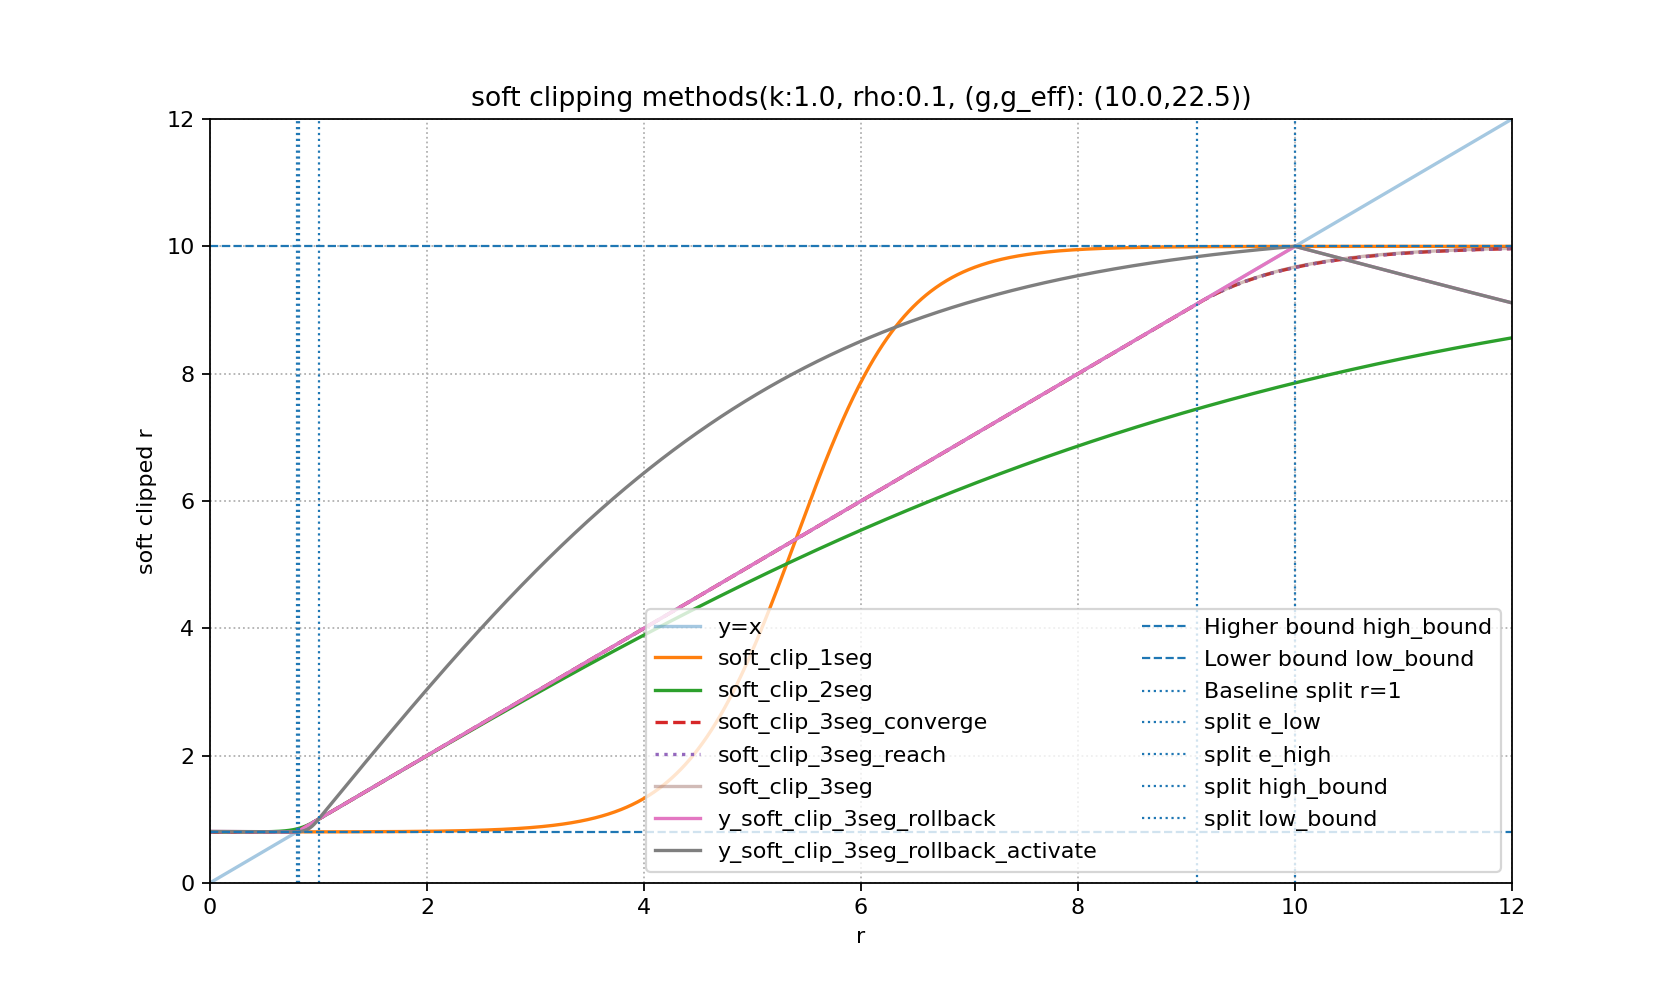

The script that saved this image:
import numpy as np
import matplotlib.pyplot as plt

# --------------------- Tunable parameters ---------------------
high_bound  = 10
low_bound   = 0.8
eps_high = high_bound - 1.0
eps_low  = 1.0 - low_bound
k   = 1.0
g    = 10.0
rho  = 0.1
r_max = high_bound*1.2
# --------------------- Utility: safe hyperbolics ---------------------
def arctanh(x):
    return 0.5 * np.log((1.0 + x) / (1.0 - x))
def find_g_for_reach(e, low_bound, g_init):
    """
    For reach: need T(g) = coth(g) - e / ( g (e - low_bound) ) in (-1, 1).
    We monotonically increase g from g_init until T(g) > -1 + tol.
    """
    S = e / (e - low_bound)
    g = max(float(g_init), 1e-6)
    def T_of(gv): return (np.cosh(gv)/np.sinh(gv)) - (S / gv)
    # If g too small, T << -1. Increase g until feasible.
    tol = 1e-7
    max_g = 1e6
    # First ensure T < 1 (always true for large g since T -> 1^-), we need lower bound
    while T_of(g) <= -1 + tol and g < max_g:
        g *= 1.5  # geometric growth for speed
    return g
def get_split_points(high_bound, low_bound, rho):
    e_high = rho + high_bound*(1-rho) # high_bound - (high_bound-1)*rho
    e_low = rho + low_bound*(1-rho) # low_bound  + (1- low_bound)*rho
    return e_high, e_low
# Method baseline: 
# Tanh Clamp:
#     y(x) = m + 0.5 (b - a) tanh[k (x - m)],  m = (a + b)/2
# 全域 C^∞，两端平滑逼近 a, b。
def soft_clip_1seg(r, k: float = None, high_bound=1.28, low_bound=0.8):
    r = np.asarray(r, dtype=float)
    m = (high_bound+low_bound) / 2
    n = (high_bound - low_bound) / 2
    if not k:
        k=1/n
        print(f"Using default k={k} for tanh_clamp_ratio, which is 2/(high_bound - low_bound) = {2/(high_bound - low_bound)}")
    else:
        print(f"Using user-defined k={k} for tanh_clamp_ratio")
    return m + n * np.tanh(k * (r - m))

# Method A:  (original piecewise; split at r = 1)
#   r >= 1:   y = 1 + eps_high * tanh( k/eps_high * (r - 1) )
#   r <  1:   y = 1 + eps_low  * tanh( k/eps_low  * (r - 1) )
#   — continuous and C^1 at r=1.
def soft_clip_2seg(r, k=1.0, high_bound=1.28, low_bound=0.8):
    eps_high = high_bound - 1.0
    eps_low  = 1.0 - low_bound
    r = np.asarray(r, dtype=float)
    y = np.full_like(r, np.nan, dtype=float)
    mask_hi = r >= 1.0
    mask_lo = r <= 1.0
    # higher segment (r >= 1)
    y[mask_hi] = 1.0 + eps_high * np.tanh( k/eps_high * (r[mask_hi] - 1.0) )
    # lower segment (r <= 1)
    y[mask_lo] = 1.0 + eps_low * np.tanh( k/eps_low * (r[mask_lo] - 1.0) )
    return y
# Method B
# y(x) = a * tanh( b (x - c) ) + d
# Segmentation rule for the New method:
    # r <= e_low : lower side (converge or reach), then y := max(y, 0)
    # e_low < r < e_high : identity y = r
    # r >= e_high  : higher side (converge to high_bound)
def soft_clip_3seg_control_converge(r, high_bound=1.28, low_bound=0.8, rho=0.1, g=1.0, lower_method="converge"):
    e_high, e_low = get_split_points(high_bound, low_bound, rho)
    # constraints for higher bounds:
    # 1. y(e_high)=e_high
    # 2. y'(e_high)=1
    # 3. lim(x->+infinite)y(x) = high_bound
    # parameters: e_high, high_bound, rou, g (control the converging speed) 
    # let e_high = rho + high_bound*(1-rho); E = exp(2g):
    #       a = (high_bound - e_high) * (1 + E) / 2
    #       b = (1 + exp(-2g)) / (2 (high_bound - e_high))
    #       c = e_high - [ 2 g (high_bound - e_high) E / (1 + E) ]
    #       d = high_bound - a
    def get_high_bound_param_converge(high_bound, e_high, g):
        E = np.exp(2.0 * g)
        a = (high_bound - e_high) * (1.0 + E) / 2.0
        b = (1.0 + np.exp(-2.0 * g)) / (2.0 * (high_bound - e_high))
        c = e_high - (2.0 * g * (high_bound - e_high) * E) / (1.0 + E)
        d = high_bound - a
        return a, b, c, d
    # constraints for lower bounds (way 1: converge):
    # 1. y(e_low)=e_low
    # 2. y'(e_low)=1
    # 3. lim(x->-infinite)y(x) = low_bound
    # parameters: e_low, low_bound, rou, g (control the converging speed) 
    # let e_low = rho + low_bound*(1-rho); E = exp(2g):
    #           a = (e_low - low_bound) * (1 + E) / (2E)
    #           b = (1 + E) / (2 (e_low - low_bound))
    #           c = e_low - [ 2 g (e_low - low_bound) / (1 + E) ]
    #           d = low_bound + a
    def get_low_bound_param_converge(low_bound, e_low, g):
        E = np.exp(2.0 * g)
        a = (e_low - low_bound) * (1.0 + E) / (2.0 * E)
        b = (1.0 + E) / (2.0 * (e_low - low_bound))
        c = e_low - (2.0 * g * (e_low - low_bound)) / (1.0 + E)
        d = low_bound + a
        return a, b, c, d
    # constraints for lower bounds (way 2: reach):
    # 1. y(e_low)=e_low
    # 2. y'(e_low)=1
    # 3. y(0) = low_bound
    # parameters: e_low, low_bound, rou, g (control the converging speed)
    # let e_low = e_low = rho + low_bound*(1-rho); T(g) := coth(g) - e_low/[ g (e_low - low_bound) ] ∈ (-1, 1).:
        # u = artanh(T),   
        # a = e_low / [ g (1 - T^2) ] = e_low * cosh(u)^2 / g,
        # b = g / e_low,
        # c = e_low - u / b  = e_low - e_low * u / g,
        # d = e_low - a T.
        # If |T(g)| >= 1 for the requested g, we *increase* g to the minimal g_eff where T(g_eff) ∈ (-1,1) (monotone search). (Clipping T breaks y(0)=low_bound, so we do NOT clip T.)
    def get_low_bound_param_reach(low_bound, e_low, g):
        # Adjust g if needed so that |T| < 1 (no clipping; keep exact constraints).
        g_eff = find_g_for_reach(e_low, low_bound, g)
        coth_g = np.cosh(g_eff)/np.sinh(g_eff)
        T = coth_g - e_low / (g_eff * (e_low - low_bound))  # guaranteed in (-1,1)
        u = arctanh(T)
        a = e_low / ( g_eff * (1.0 - T**2) )     # = e_low * cosh(u)^2 / g_eff
        b = g_eff / e_low
        c = e_low - u / b                        # = e_low - e_low*u/g_eff
        d = e_low - a * T
        return a, b, c, d, g_eff
    r = np.asarray(r, dtype=float)
    y = np.full_like(r, np.nan, dtype=float)
    # Higher side (r >= e_high): converge to high_bound
    aH, bH, cH, dH = get_high_bound_param_converge(high_bound=high_bound, e_high=e_high, g=g)
    # Lower side (r <= e_low)
    if lower_method == "converge":
        aL, bL, cL, dL = get_low_bound_param_converge(low_bound=low_bound, e_low=e_low, g=g)
        g_eff = g  # unchanged
    elif lower_method == "reach":
        aL, bL, cL, dL, g_eff = get_low_bound_param_reach(low_bound=low_bound, e_low=e_low, g=g)
    else:
        raise ValueError("lower_method must be 'converge' or 'reach'.")
    mask_lo  = r <= e_low
    mask_mid = (r > e_low) & (r < e_high)
    mask_hi  = r >= e_high
    # Lower (with max(y,0))
    y_lo = aL * np.tanh( bL * (r[mask_lo] - cL) ) + dL
    y[mask_lo] = np.maximum(0.0, y_lo)
    # Middle: identity
    y[mask_mid] = r[mask_mid]
    # Higher
    y[mask_hi]  = aH * np.tanh( bH * (r[mask_hi] - cH) ) + dH
    # Return y plus split info & (possibly adjusted) g for reach
    return y, (e_high, e_low), g_eff
# Method C: 
# Segmentation rule for the New method:
    # r <= e_low : lower side (converge or reach), then y := max(y, 0)
    # e_low < r < e_high : identity y = r
    # r >= e_high  : higher side (converge to high_bound)

    # Higher:   F_up(r)   = 1 + eps_high * tanh( kappa_h (r-1) + c_h )
    # constraints for higher bounds:
    # 1. y(e_high)=e_high
    # 2. y'(e_high)=1
    # parameters: e_high, high_bound, rou(eps_high = high_bound-1, delta_e_high = e_high-1)
    # let e_high = rho + high_bound*(1-rho); t_h = tanh(kappa_h*delta_e_high + c_h) = delta_e_high/eps_high:
        # then 
            # kappa_h = eps_high / (eps_high^2 - delta_e_high^2),
            # c_h     = artanh(delta_e_high/eps_high) - kappa_h*delta_e_high.
    # Lower:   F_down(r) = 1 + eps_low  * tanh( kappa_l (r-1) + c_l )
    # constraints for lower bounds:
    # 1. y(eps_low)=eps_low
    # 2. y'(eps_low)=1
    # parameters: eps_low, low_bound, rou(eps_low = 1-low_bound, delta_e_low = 1-e_low)
    # let e_low = e_low = rho + low_bound*(1-rho); t_l = tanh(c_l - kappa_l*delta_e_low) = -delta_e_low/eps_low:
        # then 
        #     kappa_l = eps_low  / (eps_low^2  - delta_e_low^2 ),
        #     c_l     = -artanh(delta_e_low/eps_low) + kappa_l*delta_e_low.
def soft_clip_3seg(r, high_bound=1.28, low_bound=0.8, rho=0.1):
    r = np.asarray(r, dtype=float)
    y = np.full_like(r, np.nan, dtype=float)
    eps_high = high_bound - 1.0
    eps_low  = 1.0 - low_bound
    e_high, e_low = get_split_points(high_bound, low_bound, rho)
    delta_e_high = e_high-1
    delta_e_low = 1-e_low
    eps = 1e-12
    delta_e_high = np.clip(delta_e_high, eps, eps_high - eps)
    delta_e_low  = np.clip(delta_e_low,  eps, eps_low  - eps)

    kappa_h = eps_high / (eps_high**2 - delta_e_high**2)
    c_h     = arctanh(delta_e_high/eps_high) - kappa_h*delta_e_high
    kappa_l = eps_low  / (eps_low**2  - delta_e_low**2 )
    c_l     = -arctanh(delta_e_low/eps_low) + kappa_l*delta_e_low

    mask_lo  = r <= e_low
    mask_mid = (r > e_low) & (r < e_high)
    mask_hi  = r >= e_high
    y[mask_lo]  = 1.0 + eps_low  * np.tanh( kappa_l * (r[mask_lo]  - 1.0) + c_l )
    y[mask_mid] = r[mask_mid]
    y[mask_hi]  = 1.0 + eps_high * np.tanh( kappa_h * (r[mask_hi] - 1.0) + c_h )

    return y, (e_high, e_low)
def soft_clip_3seg_rollback(r, high_bound=1.28, low_bound=0.8, alpha=0.1, use_activate_function=False, alpha_in=2):
    # recommanded: alpha is belong to [-1, 1], where the positive values can give rollback force.
    r = np.asarray(r, dtype=float)
    y = np.full_like(r, np.nan, dtype=float)
    eps_high = high_bound - 1.0
    eps_low  = 1.0 - low_bound
    alpha_high=alpha*(high_bound/low_bound)**2
    alpha_low=alpha

    mask_lo  = r <= low_bound
    mask_mid = (r > low_bound) & (r < high_bound)
    mask_hi  = r >= high_bound
    y[mask_lo]  = -alpha_low*np.tanh(r[mask_lo]-1) + low_bound - alpha_low * np.tanh(eps_low)
    y[mask_mid] = r[mask_mid]
    y[mask_hi]  = -alpha_high*np.tanh(r[mask_hi]-1) + high_bound + alpha_high * np.tanh(eps_high)
    if use_activate_function:
        mask_mid_low  = (r > low_bound) & (r <= 1)
        mask_mid_high = (r > 1) & (r < high_bound)
        y[mask_mid_low] = 1 + (eps_low / np.tanh(alpha_in)) * np.tanh((alpha_in/eps_low) * (r[mask_mid_low]-1))
        y[mask_mid_high] = 1 + (eps_high / np.tanh(alpha_in)) * np.tanh((alpha_in/eps_high) * (r[mask_mid_high]-1))
    return y
def soft_clip_3seg_rollback_plus(r, high_bound=1.28, low_bound=0.8, alpha=0.1, gamma=0.1, use_activate_function=False, alpha_in=2):
    # recommanded: alpha is belong to [-1, 1], where the positive values can give rollback force.
    r = np.asarray(r, dtype=float)
    y = np.full_like(r, np.nan, dtype=float)
    eps_high = high_bound - 1.0
    eps_low  = 1.0 - low_bound
    alpha_high=alpha*(eps_high/eps_low)
    alpha_low=alpha

    mask_lo  = r <= low_bound
    mask_mid = (r > low_bound) & (r < high_bound)
    mask_hi  = r >= high_bound
    y[mask_lo]  = -alpha_low*np.tanh(gamma*(r[mask_lo]-low_bound)) + low_bound
    y[mask_mid] = r[mask_mid]
    y[mask_hi]  = -alpha_high*np.tanh(gamma*(r[mask_hi]-high_bound)) + high_bound
    if use_activate_function:
        mask_mid_low  = (r > low_bound) & (r <= 1)
        mask_mid_high = (r > 1) & (r < high_bound)
        y[mask_mid_low] = 1 + (eps_low / np.tanh(alpha_in)) * np.tanh((alpha_in/eps_low) * (r[mask_mid_low]-1))
        y[mask_mid_high] = 1 + (eps_high / np.tanh(alpha_in)) * np.tanh((alpha_in/eps_high) * (r[mask_mid_high]-1))
    return y

r = np.linspace(0.00, r_max, (int(r_max*100)+1), dtype=np.float64)

# Evaluate all four methods (single y per method)
y = r
y_soft_clip_1seg = soft_clip_1seg(r, k, high_bound, low_bound)
y_soft_clip_2seg = soft_clip_2seg(r, k, high_bound, low_bound)
y_soft_clip_3seg_control_converge_lower_by_converge, (e_high_1, e_low_1), g_eff = soft_clip_3seg_control_converge(r, high_bound, low_bound, rho, g, lower_method="converge")
y_soft_clip_3seg_control_converge_lower_by_reach, (e_high_2, e_low_2), g_eff    = soft_clip_3seg_control_converge(r, high_bound, low_bound, rho, g, lower_method="reach")
y_soft_clip_3seg, (e_high_3, e_low_3) = soft_clip_3seg(r, high_bound, low_bound, rho)
# y_soft_clip_3seg_rollback = soft_clip_3seg_rollback(r, high_bound, low_bound, alpha=0.1, use_activate_function=False, alpha_in=2)
# y_soft_clip_3seg_rollback_activate = soft_clip_3seg_rollback(r, high_bound, low_bound, alpha=0.1, use_activate_function=True, alpha_in=2)
y_soft_clip_3seg_rollback = soft_clip_3seg_rollback_plus(r, high_bound, low_bound, alpha=0.1, gamma=0.1, use_activate_function=False, alpha_in=2)
y_soft_clip_3seg_rollback_activate = soft_clip_3seg_rollback_plus(r, high_bound, low_bound, alpha=0.1, gamma=0.1, use_activate_function=True, alpha_in=2)

# --------------------- Plot (4 legends only) ----------------------
plt.figure(figsize=(10.5, 6.2))
plt.plot(r, y,                                                   label=f"y=x", alpha=0.4)
plt.plot(r, y_soft_clip_1seg,                                    label=f"soft_clip_1seg")
plt.plot(r, y_soft_clip_2seg,                                    label=f"soft_clip_2seg")
plt.plot(r, y_soft_clip_3seg_control_converge_lower_by_converge, label=f"soft_clip_3seg_converge", linestyle="--")
plt.plot(r, y_soft_clip_3seg_control_converge_lower_by_reach,    label=f"soft_clip_3seg_reach", linestyle=":")
plt.plot(r, y_soft_clip_3seg,                                    label=f"soft_clip_3seg", alpha=0.4)
plt.plot(r, y_soft_clip_3seg_rollback,                           label=f"y_soft_clip_3seg_rollback")
plt.plot(r, y_soft_clip_3seg_rollback_activate,                  label=f"y_soft_clip_3seg_rollback_activate")

# Reference/split lines
plt.axhline(high_bound, linestyle="--", linewidth=1, label="Higher bound high_bound")
plt.axhline(low_bound, linestyle="--", linewidth=1, label="Lower bound low_bound")
plt.axvline(1.0, linestyle=":", linewidth=1, label="Baseline split r=1")
plt.axvline(e_low_1, linestyle=":", linewidth=1, label="split e_low")
plt.axvline(e_high_1,  linestyle=":", linewidth=1, label="split e_high")
plt.axvline(high_bound, linestyle=":", linewidth=1, label="split high_bound")
plt.axvline(low_bound,  linestyle=":", linewidth=1, label="split low_bound")
# print(f"e_low_1:{e_low_1},e_high_1:{e_high_1},e_low_2:{e_low_2},e_high_2:{e_high_2},e_high_3:{e_high_3},e_low_3:{e_low_3}.")
print(f"Recommanded Method: soft_clip_3seg")
plt.xlim(0, r_max)
# plt.xlim(0, 1)
plt.ylim(0, 1.2*high_bound)
# plt.ylim(0, 1)
plt.xlabel("r")
plt.ylabel("soft clipped r")
plt.title(f"soft clipping methods(k:{k}, rho:{rho}, (g,g_eff): ({g},{g_eff}))")
plt.legend(ncol=2, frameon=True)
plt.grid(True, linestyle=":")

# Save & show
plt.savefig("/remote-home1/yli/Workspace/BandPO/RLtraining/verl/verl/bandpo/soft_clipbound/theory/vis.png", dpi=160)
plt.show()
